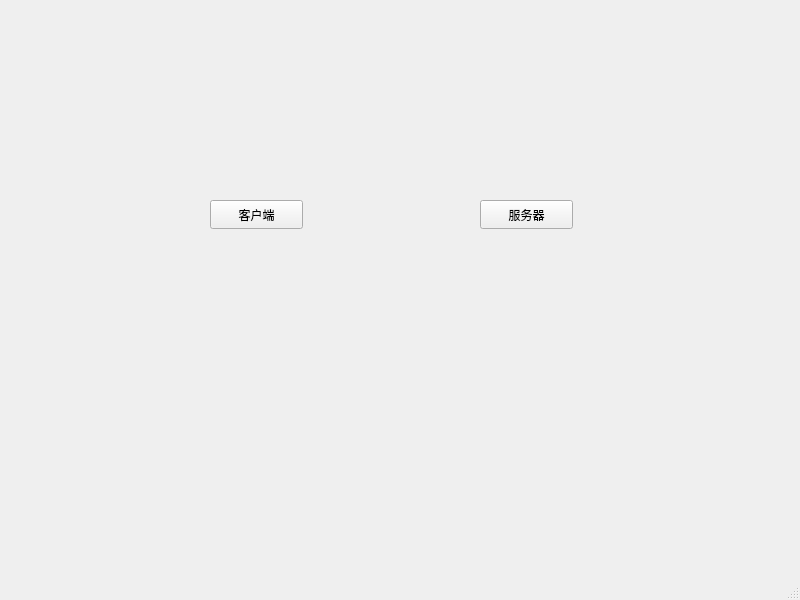
<?xml version="1.0" encoding="UTF-8"?>
<ui version="4.0">
 <class>MainWindow</class>
 <widget class="QMainWindow" name="MainWindow">
  <property name="geometry">
   <rect>
    <x>0</x>
    <y>0</y>
    <width>800</width>
    <height>600</height>
   </rect>
  </property>
  <property name="windowTitle">
   <string>MainWindow</string>
  </property>
  <widget class="QWidget" name="centralwidget">
   <widget class="QPushButton" name="pushButton">
    <property name="geometry">
     <rect>
      <x>210</x>
      <y>200</y>
      <width>93</width>
      <height>29</height>
     </rect>
    </property>
    <property name="text">
     <string>客户端</string>
    </property>
   </widget>
   <widget class="QPushButton" name="pushButton_2">
    <property name="geometry">
     <rect>
      <x>480</x>
      <y>200</y>
      <width>93</width>
      <height>29</height>
     </rect>
    </property>
    <property name="text">
     <string>服务器</string>
    </property>
   </widget>
  </widget>
  <widget class="QMenuBar" name="menubar">
   <property name="geometry">
    <rect>
     <x>0</x>
     <y>0</y>
     <width>800</width>
     <height>26</height>
    </rect>
   </property>
  </widget>
  <widget class="QStatusBar" name="statusbar"/>
 </widget>
 <resources/>
 <connections/>
</ui>
